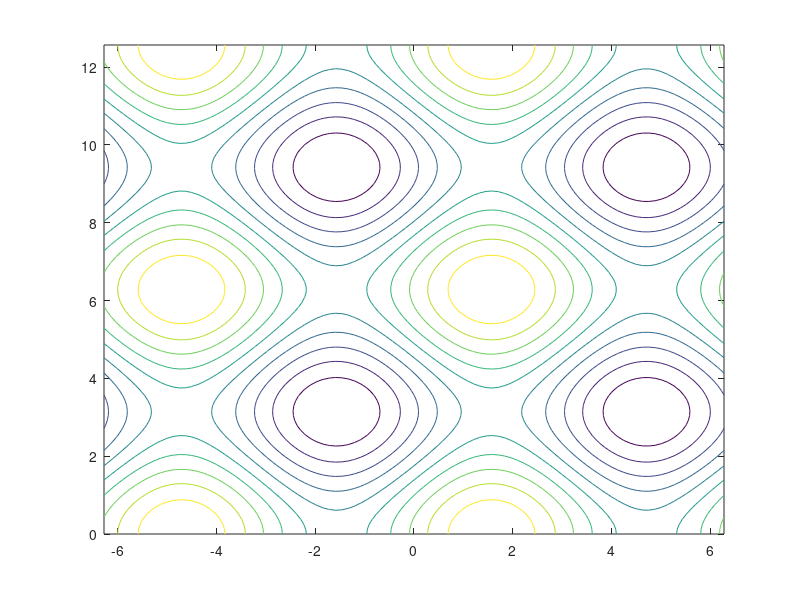

This chart was generated by the following MATLAB code:
%% dummy
clear all
close all

x = linspace(-2*pi,2*pi);
y = linspace(0,4*pi);
[X,Y] = meshgrid(x,y);
Z = sin(X)+cos(Y);

figure
contour(X,Y,Z)